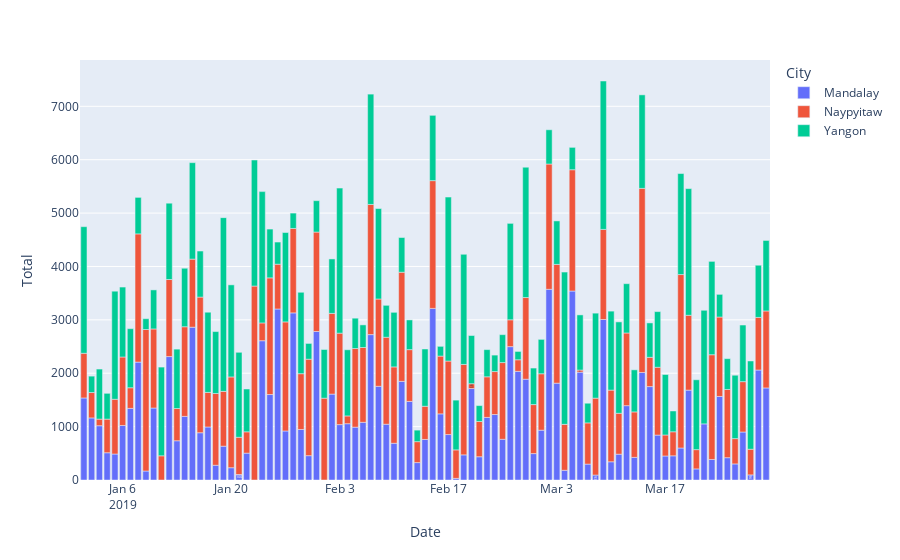

The cell this chart's notebook holds for it:
### Code cell
from dash import Dash, html, dcc
import plotly.express as px
import plotly.graph_objects as go
import plotly.io as pio

# Enable renderers to save plots as svg files; othewise the html plots won't be displayed once uploaded on Github
# Disable renderers to have interactive inline plots in SVC but not visible once uploaded on Github
# pio.renderers.default = "svg"


#app = Dash(__name__)
#Simple example of barplot
fig = px.bar(dfs,
             x="Date",
             y="Total",
             color="City",
             text = "Total_day",
             text_auto=".2s"
             )
fig.show()
